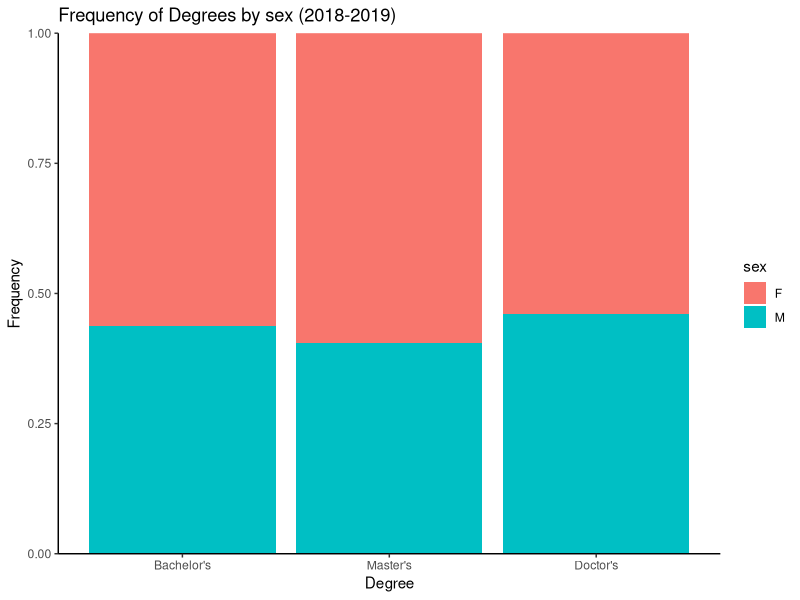
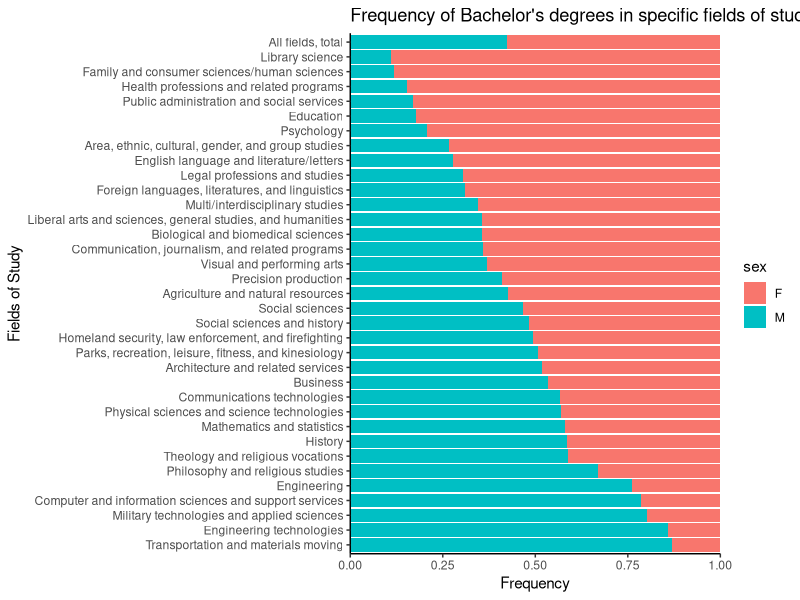
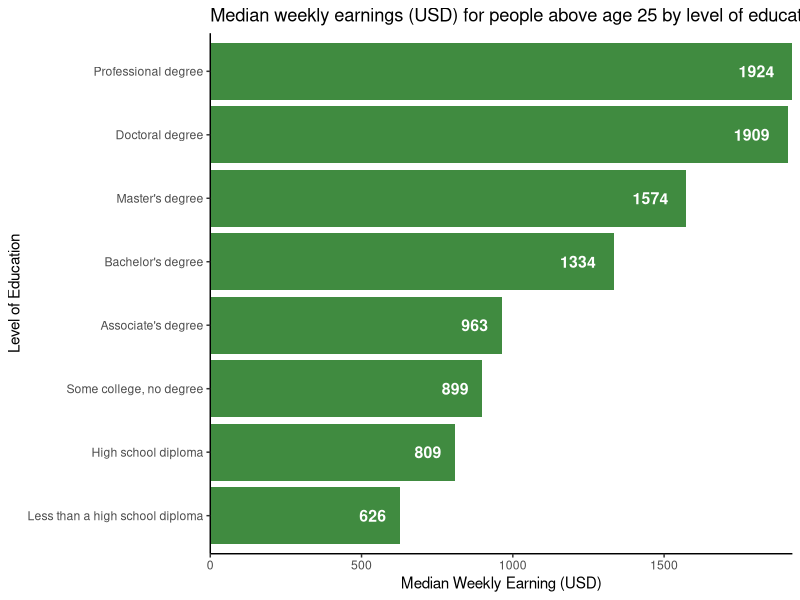
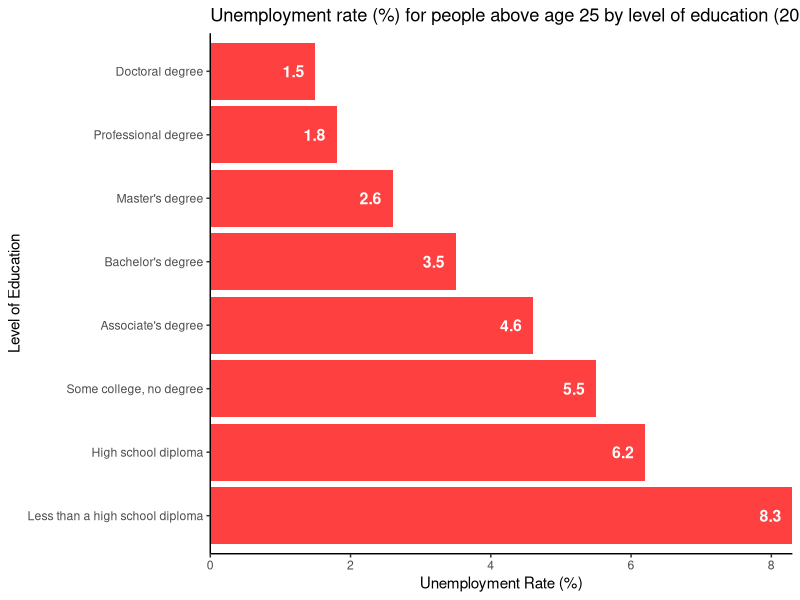
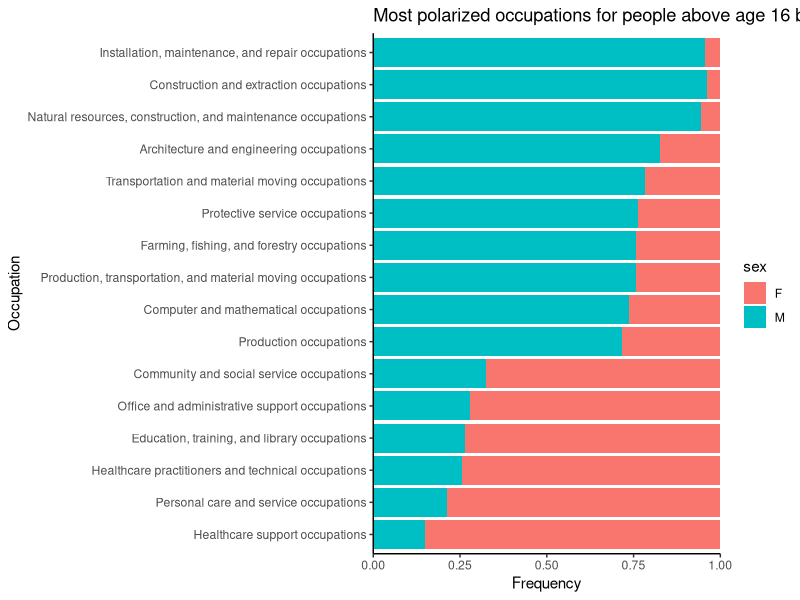
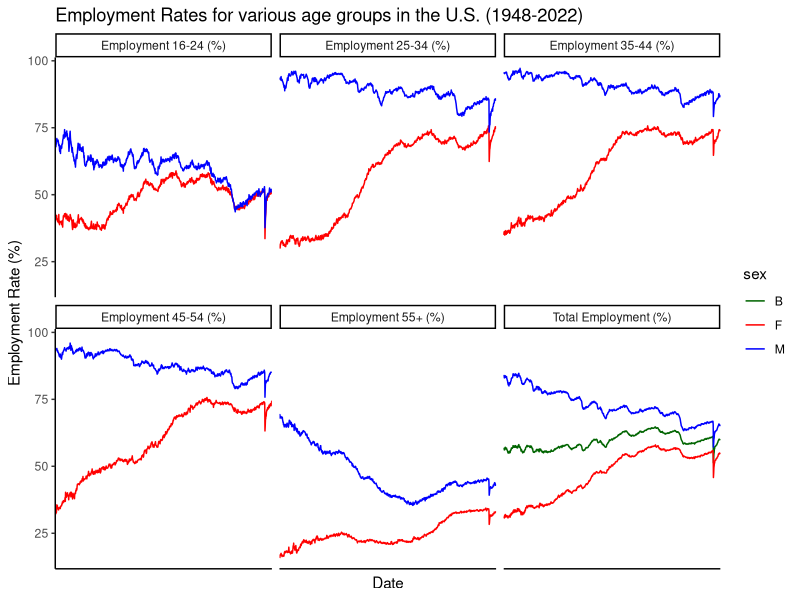
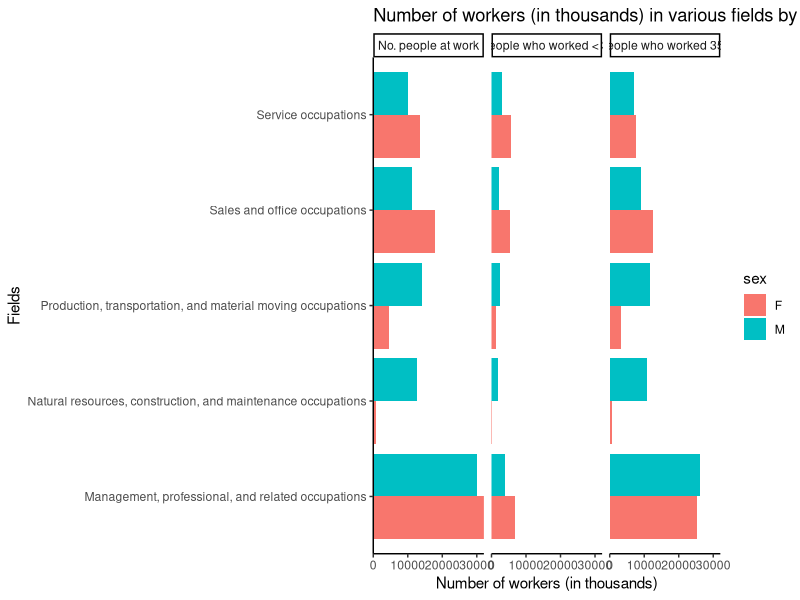
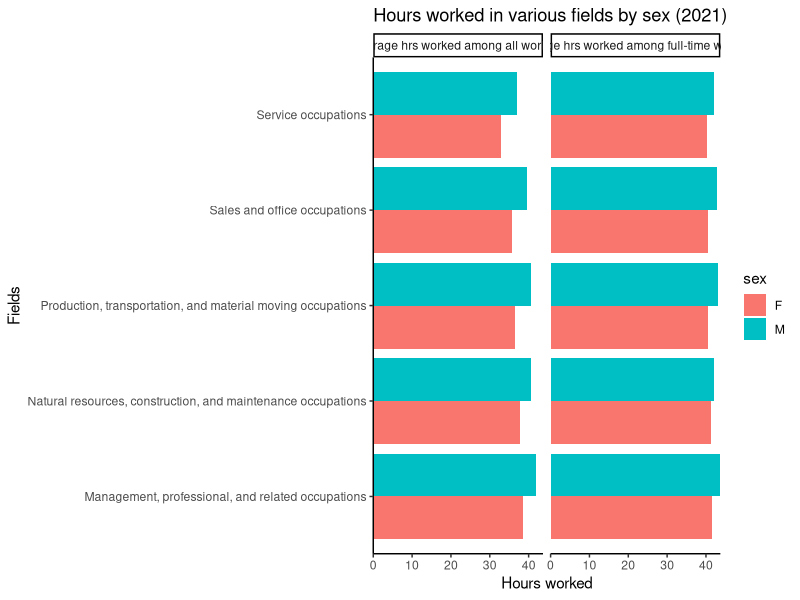

Write the R code that produced these figures, in order. (Note: this script raises an error after producing the figures.)
## ---- chunk 1
library(tidyverse)
library(ggplot2)
library(scales)

df <- read.csv('../../data/01-modified-data/degrees_(by_sex_and_by_field)_final.csv')
df <- df %>% group_by(Measure, sex) %>% summarize(count=sum(Value)) %>% filter(sex=='M' | sex=='F')
level_order <- c("Bachelor's", "Master's", "Doctor's")
ggplot(df, aes(fill=sex, x=factor(Measure, level=level_order), y=count)) + 
        geom_bar(position='fill', stat='identity') + 
        scale_y_continuous(expand = c(0,0)) +
        ggtitle("Frequency of Degrees by sex (2018-2019)") +
        xlab('Degree') + 
        ylab('Frequency') + 
        theme_classic()
## ---- chunk 2
df <- read.csv('../../data/01-modified-data/counts_(by_sex_and_by_field)_final.csv')
level_order <- c("Transportation and materials moving", "Engineering technologies", 
                 "Military technologies and applied sciences",  
                 "Computer and information sciences and support services", 
                 "Engineering", "Philosophy and religious studies", 
                 "Theology and religious vocations", "History", "Mathematics and statistics", 
                 "Physical sciences and science technologies",  "Communications technologies", 
                 "Business", "Architecture and related services", 
                 "Parks, recreation, leisure, fitness, and kinesiology", 
                 "Homeland security, law enforcement, and firefighting",
                 "Social sciences and history", "Social sciences", 
                 "Agriculture and natural resources", "Precision production", 
                 "Visual and performing arts", "Communication, journalism, and related programs", 
                 "Biological and biomedical sciences", 
                 "Liberal arts and sciences, general studies, and humanities", 
                 "Multi/interdisciplinary studies", "Foreign languages, literatures, and linguistics", 
                 "Legal professions and studies", "English language and literature/letters", 
                 "Area, ethnic, cultural, gender, and group studies", "Psychology", 
                 "Education", "Public administration and social services", 
                 "Health professions and related programs", "Family and consumer sciences/human sciences", 
                 "Library science", "All fields, total")
ggplot(df, aes(fill=sex, x=factor(Occupations, level=level_order), y=Value)) + 
        geom_bar(position='fill', stat='identity') + 
        scale_y_continuous(expand = c(0,0)) +
        coord_flip() +
        ggtitle("Frequency of Bachelor's degrees in specific fields of study by sex (2019-2020)") +
        xlab('Fields of Study') + 
        ylab('Frequency') + 
        theme_classic()
## ---- chunk 3
df <- read.csv('../../data/01-modified-data/earnings_and_unemployment_rates_(by_educational_attainment)_final.csv')
ggplot(df[1:8,], aes(x=reorder(Educational.attainment, Value), y=Value)) + 
        geom_bar(stat='identity', position=position_dodge(), alpha=0.75, fill='darkgreen') + 
        scale_y_continuous(expand = c(0,0)) +
        coord_flip() +
        geom_text(aes(label=Value), fontface="bold", vjust=0.5, hjust=1.5, color="white", size=4) +
        ggtitle("Median weekly earnings (USD) for people above age 25 by level of education (2021)") +
        xlab('Level of Education') + 
        ylab('Median Weekly Earning (USD)') + 
        theme_classic()
## ---- chunk 4
ggplot(df[9:16,], aes(x=reorder(Educational.attainment, -Value), y=Value)) + 
        geom_bar(stat='identity', position=position_dodge(), alpha=0.75, fill='red') + 
        scale_y_continuous(expand = c(0,0)) +
        coord_flip() +
        geom_text(aes(label=Value), fontface="bold", vjust=0.5, hjust=1.5, color="white", size=4) +
        ggtitle("Unemployment rate (%) for people above age 25 by level of education (2021)") +
        xlab('Level of Education') + 
        ylab('Unemployment Rate (%)') + 
        theme_classic()
## ---- chunk 5
df <- read.csv('../../data/01-modified-data/employment_(by_occupation_and_by_sex)_final.csv')
df <- df %>% filter(sex=='M' | sex=='F')
dfm <- df[df$sex=='M',]
dff <- df[df$sex=='F',]
level_order <- c("Healthcare support occupations" ,
                 "Personal care and service occupations", "Healthcare practitioners and technical occupations", 
                 "Education, training, and library occupations", "Office and administrative support occupations", 
                 "Community and social service occupations", "Production occupations", "Computer and mathematical occupations", 
                 "Production, transportation, and material moving occupations", "Farming, fishing, and forestry occupations", 
                 "Protective service occupations", "Transportation and material moving occupations", 
                 "Architecture and engineering occupations", "Natural resources, construction, and maintenance occupations", 
                 "Construction and extraction occupations", "Installation, maintenance, and repair occupations")
ggplot(df[abs(dfm$Value - dff$Value) > 33,], aes(fill=sex, x=factor(Occupation, level=level_order), y=Value)) +
        geom_bar(position='fill', stat='identity') +
        scale_y_continuous(expand = c(0,0)) +
        coord_flip() +
        ggtitle("Most polarized occupations for people above age 16 by sex (2021)") +
        xlab('Occupation') + 
        ylab('Frequency') + 
        theme_classic()
## ---- chunk 6
df <- read.csv('../../data/01-modified-data/employmentRates_final.csv')
ggplot(df, aes(x=date, y=Value, group=sex, color=sex)) +
        geom_line() +
        ggtitle("Employment Rates for various age groups in the U.S. (1948-2022)") +
        xlab('Date') + 
        ylab('Employment Rate (%)') + 
        scale_color_manual(values=c('darkgreen', 'red', 'blue')) +
        theme_classic() +
        theme(axis.ticks.x=element_blank(),
              axis.text.x=element_blank()) +
        facet_wrap(~Measure)
## ---- chunk 7
df <- read.csv('../../data/01-modified-data/hours_worked_(by_sex_and_by_occupation)_final.csv')
df1 <- df[df$Measure=="No. people at work" | df$Measure=='No. people who worked < 35hrs' | df$Measure=='No. people who worked 35+ hrs',] %>%
        filter(!row_number() %in% c(1, 7, 13, 19, 25, 31, 37, 43, 49, 55, 61, 67, 73, 79, 85)) %>% 
        mutate(Value = Value / 1000)
df2 <- df[df$Measure=="Average hrs worked among all workers" | df$Measure=='Average hrs worked among full-time workers',] %>%
        filter(!row_number() %in% c(1, 7, 13, 19, 25, 31, 37, 43, 49, 55, 61, 67, 73, 79, 85))
ggplot(df1[df1$sex=='M' | df1$sex=='F',], aes(fill=sex, x=Category, y=Value)) + 
        geom_bar(position='dodge', stat='identity') + 
        scale_y_continuous(expand = c(0,0)) +
        coord_flip() +
        ggtitle("Number of workers (in thousands) in various fields by sex (2021)") +
        xlab('Fields') + 
        ylab('Number of workers (in thousands)') + 
        theme_classic() +
        facet_wrap(~Measure)
## ---- chunk 8
ggplot(df2[df2$sex=='M' | df2$sex=='F',], aes(fill=sex, x=Category, y=Value)) + 
        geom_bar(position='dodge', stat='identity') + 
        scale_y_continuous(expand = c(0,0)) +
        coord_flip() +
        ggtitle("Hours worked in various fields by sex (2021)") +
        xlab('Fields') + 
        ylab('Hours worked') + 
        theme_classic() +
        facet_wrap(~Measure)
df2[df2$sex=='M',]$Value - df2[df2$sex=='F',]$Value
## ---- chunk 9
df <- read.csv('../../data/01-modified-data/wages_(by_occupation_may_2021)_final.csv')
ggplot(df[df$Measure=='Mean Annual Wage',], aes(fill=Occupation, x=Occupation, y=Value)) + 
        geom_bar(position='dodge', stat='identity') + 
        scale_y_continuous(expand = c(0,0)) +
        coord_flip() +
        ggtitle("Mean annual wage (USD) in various fields (May 2021)") +
        xlab('Fields') + 
        ylab('Mean Annual Wage (USD)') + 
        theme_classic() +
        theme(legend.position="none")
df[df$Measure=='Mean Annual Wage',] %>% arrange(desc(Value))
## ---- chunk 10
df <- read.csv('../../data/01-modified-data/percent_us_women_in_gov_final.csv')
ggplot(df, aes(x=Year, y=Value)) +
        geom_line() +
        ggtitle("Female representation (%) in the U.S. government (1965-2021)") +
        xlab('Year') + 
        ylab('Female Representation (%)') + 
        theme_classic() +
        facet_wrap(~Measure)
df[df$Year=='2021',]
## ---- chunk 11
df <- read.csv('../../data/01-modified-data/Percentage-of-the-us-population-with-a-college-degree-by-gender-1940-2021.csv')
ggplot(df, aes(x=Year, y=Value, group=Measure, color=Measure)) +
        geom_line(size=1.5) +
        ggtitle("Percentage of college degree holders in the U.S. by sex (1940-2021)") +
        xlab('Date') + 
        ylab('Percentage of college degree holders (%)') + 
        scale_color_manual(values=c('blue', 'red')) +
        theme_classic()
df[df$Value[df$Measure=='Men with a college degree in the U.S. (%)'] < df$Value[df$Measure=='Women with a college degree in the U.S. (%)'],]
## ---- chunk 12
df <- read.csv('../../data/01-modified-data/School_Completion_(by_Age_and_Sex)_from_1940_to_2021_final.csv')
df$Value <- df$Value / 1000
ggplot(filter(df, grepl("0-4 years of education", Measure)), aes(x=Year, y=Value, group=sex, color=sex)) +
        geom_line() +
        ggtitle("Number of people (in thousands) by sex and by age group who have completed 0-4 years of education (1940-2021)") +
        xlab('Year') + 
        ylab('Number of people (in thousands)') + 
        scale_color_manual(values=c('red', 'blue')) +
        theme_classic() +
        facet_wrap(~Measure)
## ---- chunk 13
ggplot(filter(df, grepl("5-8 years of education", Measure)), aes(x=Year, y=Value, group=sex, color=sex)) +
        geom_line() +
        ggtitle("Number of people (in thousands) by sex and by age group who have completed 5-8 years of education (1940-2021)") +
        xlab('Year') + 
        ylab('Number of people (in thousands)') + 
        scale_color_manual(values=c('red', 'blue')) +
        theme_classic() +
        facet_wrap(~Measure)
## ---- chunk 14
ggplot(filter(df, grepl("9-11 years of education", Measure)), aes(x=Year, y=Value, group=sex, color=sex)) +
        geom_line() +
        ggtitle("Number of people (in thousands) by sex and by age group who have completed 9-11 years of education (1940-2021)") +
        xlab('Year') + 
        ylab('Number of people (in thousands)') + 
        scale_color_manual(values=c('red', 'blue')) +
        theme_classic() +
        facet_wrap(~Measure)
## ---- chunk 15
ggplot(filter(df, grepl("12 years of education", Measure)), aes(x=Year, y=Value, group=sex, color=sex)) +
        geom_line() +
        ggtitle("Number of people (in thousands) by sex and by age group who have completed 12 years of education (1940-2021)") +
        xlab('Year') + 
        ylab('Number of people (in thousands)') + 
        scale_color_manual(values=c('red', 'blue')) +
        theme_classic() +
        facet_wrap(~Measure)
## ---- chunk 16
ggplot(filter(df, grepl("13-15 years of education", Measure)), aes(x=Year, y=Value, group=sex, color=sex)) +
        geom_line() +
        ggtitle("Number of people (in thousands) by sex and by age group who have completed 13-15 years of education (1940-2021)") +
        xlab('Year') + 
        ylab('Number of people (in thousands)') + 
        scale_color_manual(values=c('red', 'blue')) +
        theme_classic() +
        facet_wrap(~Measure)
## ---- chunk 17
ggplot(filter(df, grepl("16", Measure)), aes(x=Year, y=Value, group=sex, color=sex)) +
        geom_line() +
        ggtitle("Number of people (in thousands) by sex and by age group who have completed 16+ years of education (1940-2021)") +
        xlab('Year') + 
        ylab('Number of people (in thousands)') + 
        scale_color_manual(values=c('red', 'blue')) +
        theme_classic() +
        facet_wrap(~Measure)
